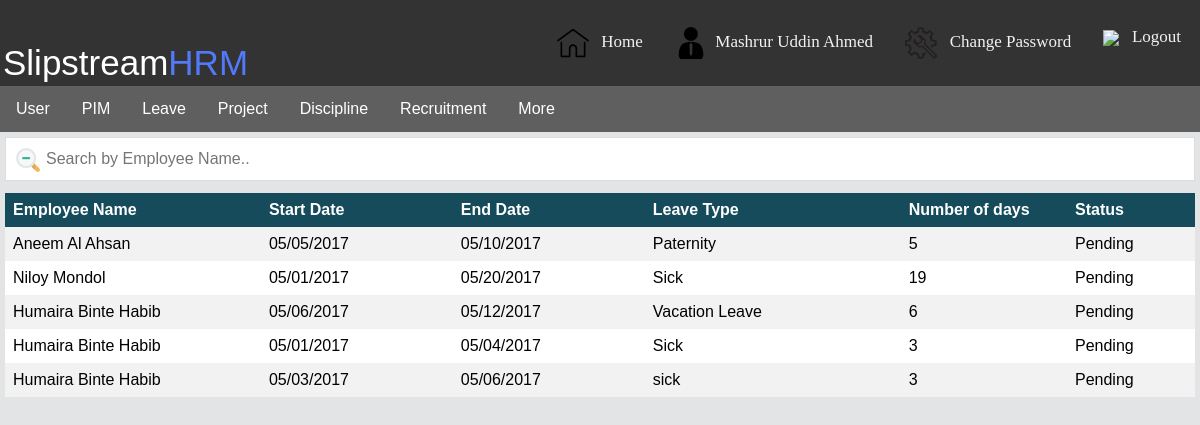
/?admin_leave_show (signed in), run on the app's committed database.
### tables this page shows
CREATE TABLE `leave_list` (
  `employee_id` int(11) NOT NULL,
  `name` varchar(200) NOT NULL,
  `start` varchar(100) DEFAULT NULL,
  `end` varchar(100) DEFAULT NULL,
  `leave_type` varchar(200) NOT NULL,
  `status` varchar(200) NOT NULL,
  `days` int(200) DEFAULT NULL
);

### lib/data_access_helper.php (called while the page is built, shortened)
<?php
	$serverName = "localhost";
	$userName = "root";
	$dbName = "slipstream_hrm_system";
	function executeNonQuery($query){
		global $serverName, $userName, $password, $dbName;
		$result = false;
		$connection = mysqli_connect($serverName, $userName, "", $dbName);
		if($connection){
			$result = mysqli_query($connection, $query);
		}
		return $result;
	}
	function executeQuery($query){
		return executeNonQuery($query);
	}
?>

### data/leave_data_access.php (called while the page is built, shortened)
<?php require_once(APP_ROOT."/lib/data_access_helper.php") ?>
<?php function getAllLeaveListFromDb(){
		$query = "SELECT * FROM leave_list ";
		$result = executeQuery($query);
		$leaveList = array();
		if($result){
			for($i=0; $row = mysqli_fetch_assoc($result); ++$i) {
				$leaveList[$i] = $row;
			}
		}
		return $leaveList;
	}
?>

### core/leave_service.php (called while the page is built, shortened)
<?php require_once(APP_ROOT."/data/leave_data_access.php") ?>
<?php
	function getAllLeaveList(){
		return getAllLeaveListFromDb();
	}
?>

### app/view/admin/leave_show.php (the view, shortened to what this page needs)
<!DOCTYPE HTML PUBLIC "-//W3C//DTD HTML 4.01//EN" "http://www.w3.org/TR/html4/strict.dtd">
<html>
<head>
	<link rel="stylesheet" type="text/css" href="app/view/css/table.css">
</head>
<body bgcolor="#e3e4e5">
	<div class="leave_show_body">
		<input type="text" id="myInput" onkeyup="myFunction()" placeholder="Search by Employee Name..">
		<center>
			<table class="table" align="center" id="leave_table">
				<tbody style="text-align: left;">
					<tr>
						<th style="width: 200px; padding: 8px;"><font size="3"><b>Employee Name<b></font></th>
						<th style="width: 150px; padding: 8px;"><font size="3"><b>Start Date<b></font></th>
						<th style="width: 150px; padding: 8px;"><font size="3"><b>End Date<b></font></th>
						<th style="width: 200px; padding: 8px;"><font size="3"><b>Leave Type<b></font></th>
						<th style="width: 130px; padding: 8px;"><font size="3"><b>Number of days<b></font></th>
						<th style="width: 100px; padding: 8px;"><font size="3"><b>Status<b></font></th>
					</tr>
					<?php
						foreach($leaveList as $leave){
							echo "
							 	<tr>
							 		<td style='padding: 8px;'>$leave[name]</td>
				 					<td style='padding: 8px;'>$leave[start]</td>
				 					<td style='padding: 8px;'>$leave[end]</td>
				 					<td style='padding: 8px;'>$leave[leave_type]</td>
				 					<td style='padding: 8px;'>$leave[days]</td>
				 					<td style='padding: 8px;'>$leave[status]</td>
							 	</tr>";
						}
					?>
				</tbody>
			</table>
		</center>
	</div>
<body>
</html>

### app/view/css/header.css (style rules this page uses)
body { margin:0; }

### app/view/css/table.css (style rules this page uses)
* { box-sizing: border-box; }
.table { border-collapse: collapse; width: 100%; font-family: sans-serif; }
.table tr:nth-child(even) { background-color: #f2f2f2; }
.table tr:nth-child(odd) { background-color: #fff; }
.table th { background-color: #154b5b; color: white; }
#myInput { background-image: url("http://localhost/Slipstream_HRM_System/app/view/Images/App_Theme/Search_Icon.png"); background-position: 10px 10px; background-repeat: no-repeat; width: 100%; font-size: 16px; padding: 12px 20px 12px 40px; border: 1px solid #ddd; margin-bottom: 12px; }

### app/view/admin/leave_show.php (style rules this page uses)
.leave_show_body { margin: 5px; }

### data on the page
leave_list: name "Aneem Al Ahsan", start "05/05/2017", end "05/10/2017", leave_type "Paternity", days "5", status "Pending"
leave_list: name "Niloy Mondol", start "05/01/2017", end "05/20/2017", leave_type "Sick", days "19", status "Pending"
leave_list: name "Humaira Binte Habib", start "05/06/2017", end "05/12/2017", leave_type "Vacation Leave", days "6", status "Pending"
leave_list: name "Humaira Binte Habib", start "05/01/2017", end "05/04/2017", leave_type "Sick", days "3", status "Pending"
leave_list: name "Humaira Binte Habib", start "05/03/2017", end "05/06/2017", leave_type "sick", days "3", status "Pending"

### other printed values
$_SESSION[name] "Mashrur Uddin Ahmed"
